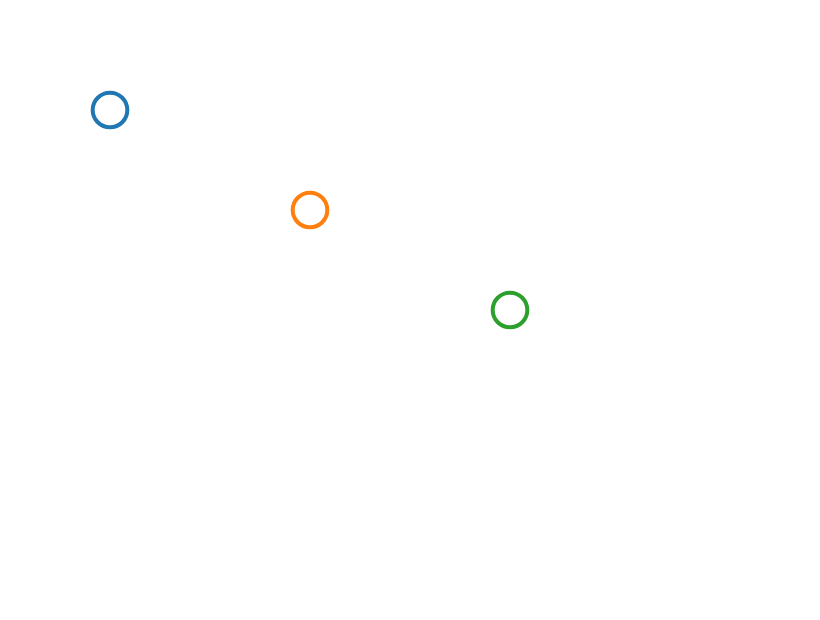

This figure's Vega-Lite source:
### Vega specification from a JSON file in a GitHub repository (floating-point values rounded to 4 significant figures)
{"$schema": "https://vega.github.io/schema/vega/v6.json", "width": 400, "height": 300, "padding": 5, "autosize": "none", "data": [{"name": "table", "values": [{"x": 50, "y": 50, "cat": "A"}, {"x": 150, "y": 100, "cat": "B"}, {"x": 250, "y": 150, "cat": "C"}]}], "scales": [{"name": "color", "type": "ordinal", "domain": {"data": "table", "field": "cat", "sort": true}, "scheme": "category10"}], "marks": [{"type": "symbol", "from": {"data": "table"}, "encode": {"update": {"x": {"field": "x"}, "y": {"field": "y"}, "size": {"value": 300}, "fill": {"value": "transparent"}, "stroke": {"scale": "color", "field": "cat"}, "strokeWidth": {"value": 2}}}}], "legends": [{"stroke": "color"}]}
